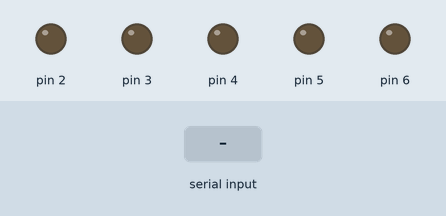
Simulated run of this sketch. Board: Arduino Uno, built with avr-gcc and run on an emulated ATmega328P. Shown: output pins drawn as LEDs (lit = HIGH). The inputs (shaded band) are chosen by the test bench.

Above: at 1.2 s.
1.3 s: "90,45\n" received over Serial
2.8 s: "30,150\n" received over Serial
4.3 s: "1\n" received over Serial
5.8 s: "2\n" received over Serial
At 7.0 s:
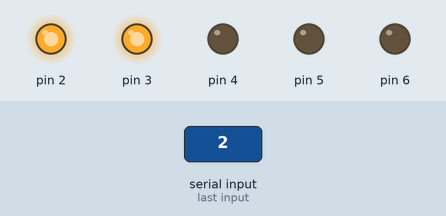
7.3 s: "5\n" received over Serial
At 8.2 s:
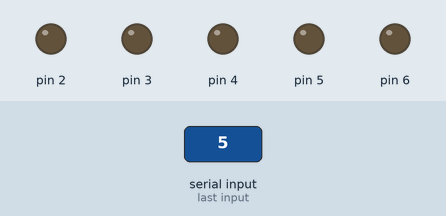
Timing chart, 0 to 9.8 s (numbered marks = the images above; inputs shaded):
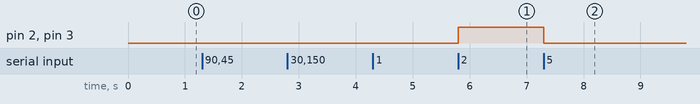

The sketch:

led_finger_recognition.ino
```cpp
int x;

void setup() {
  Serial.begin(9600);
  Serial.setTimeout(1);
  pinMode(2,OUTPUT);
  pinMode(3,OUTPUT);
  pinMode(4,OUTPUT);
  pinMode(5,OUTPUT);
  pinMode(6,OUTPUT);
}

void loop() {
  while (!Serial.available());

  x = Serial.readString().toInt();
  //Serial.print(x);

  if(x==0){
    digitalWrite(2,LOW);
    digitalWrite(3,LOW);
    digitalWrite(4,LOW);
    digitalWrite(5,LOW);
    digitalWrite(6,LOW);
  }
  else if(x==1) {
    digitalWrite(2,HIGH);
    digitalWrite(3,LOW);
    digitalWrite(4,LOW);
    digitalWrite(5,LOW);
    digitalWrite(6,LOW);
  } else if(x==2) {
    digitalWrite(2,HIGH);
    digitalWrite(3,HIGH);
    digitalWrite(4,LOW);
    digitalWrite(5,LOW);
    digitalWrite(6,LOW);
  } else if(x==3) {
    digitalWrite(2,HIGH);
    digitalWrite(3,HIGH);
    digitalWrite(4,HIGH);
    digitalWrite(5,LOW);
    digitalWrite(6,LOW);
  } else if(x==4) {
    digitalWrite(2,HIGH);
    digitalWrite(3,HIGH);
    digitalWrite(4,HIGH);
    digitalWrite(5,HIGH);
    digitalWrite(6,LOW);
  } else if(x==5) {
    digitalWrite(2,HIGH);
    digitalWrite(3,HIGH);
    digitalWrite(4,HIGH);
    digitalWrite(5,HIGH);
    digitalWrite(6,HIGH);
  } else {
    digitalWrite(2,LOW);
    digitalWrite(3,LOW);
    digitalWrite(4,LOW);
    digitalWrite(5,LOW);
    digitalWrite(6,LOW);
  }
}
```

Measured:
- after the input at 5.8 s, pin 2, pin 3: LOW → HIGH at once
- after the input at 7.3 s, pin 2, pin 3: HIGH → LOW at once
